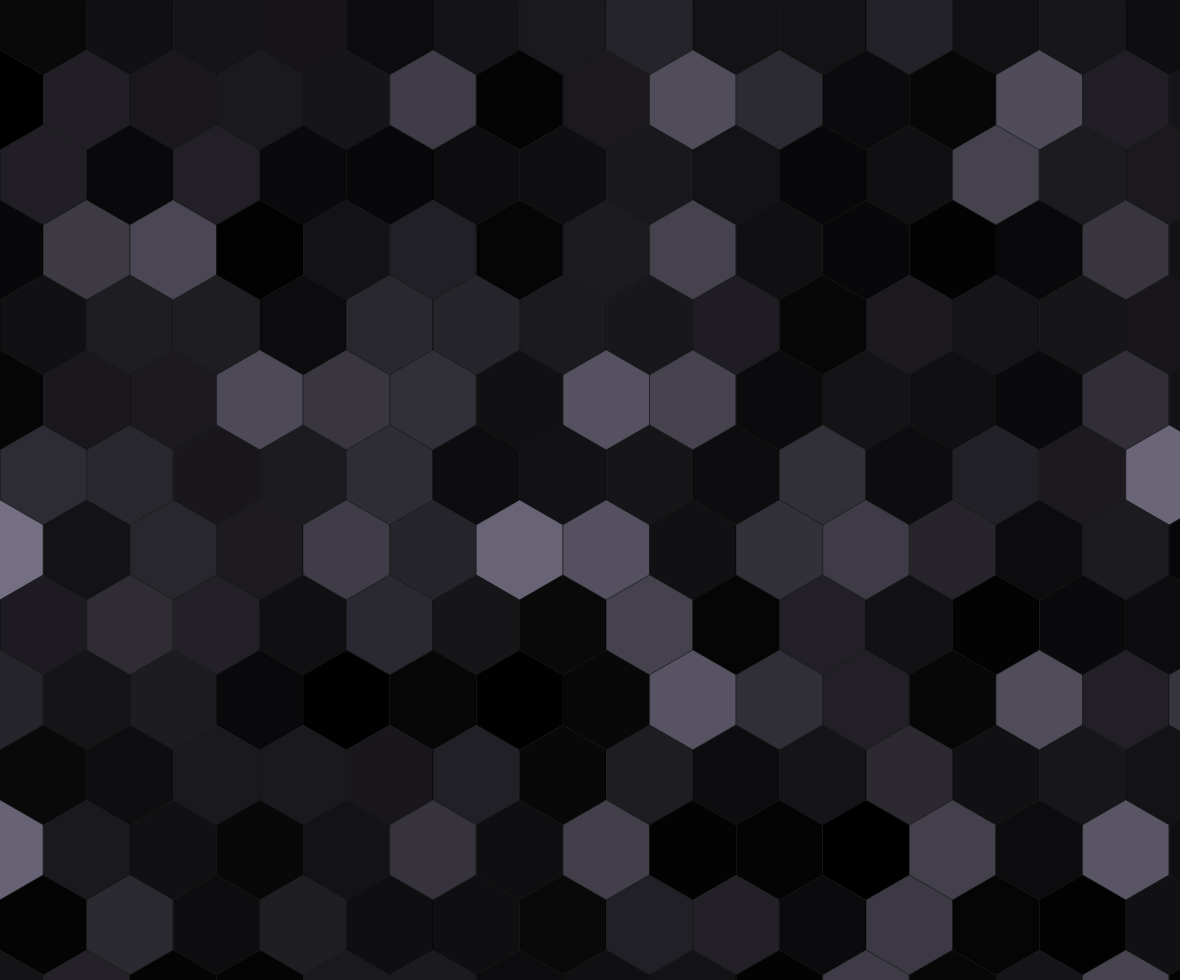
Frame 1 (no input)
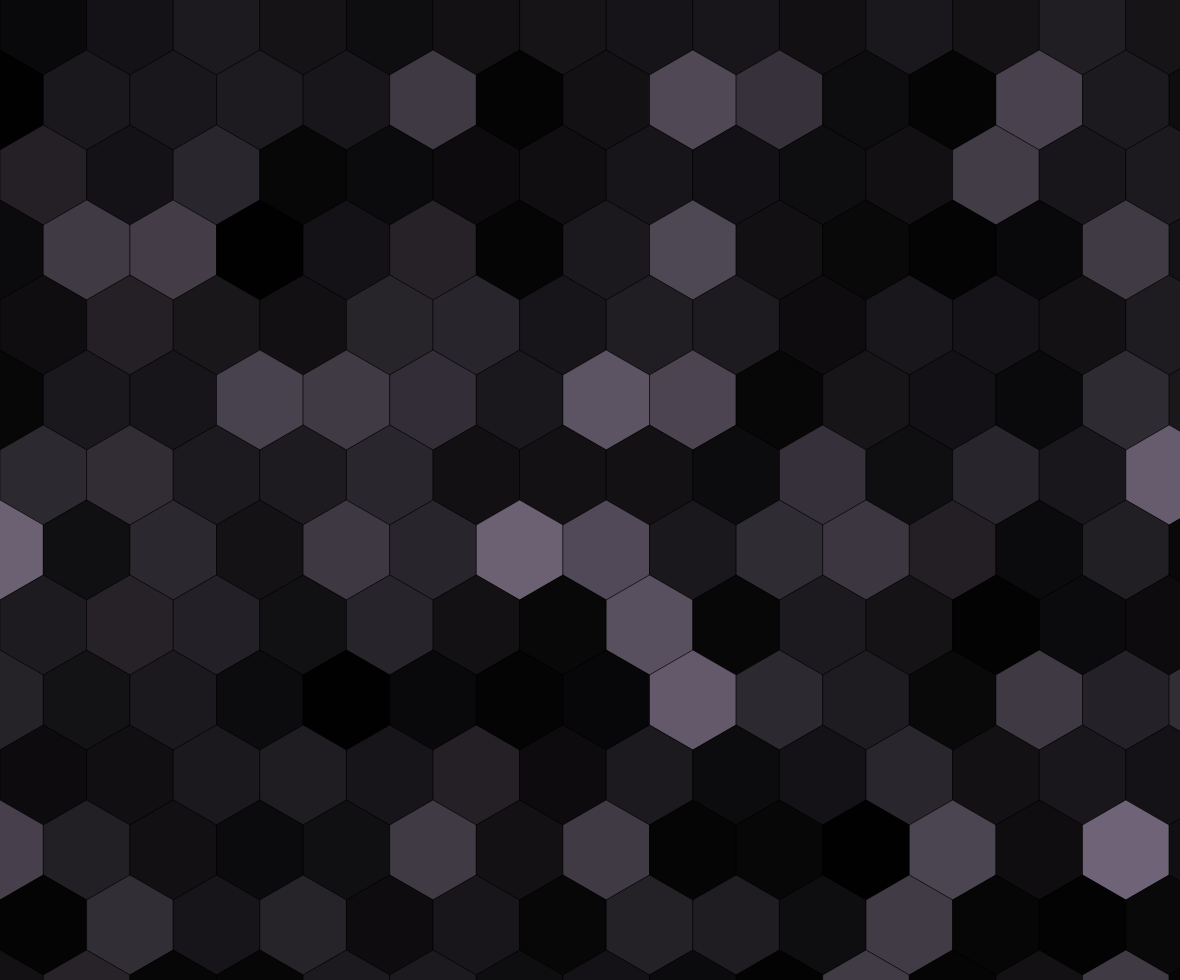
Frame 60 (no input)
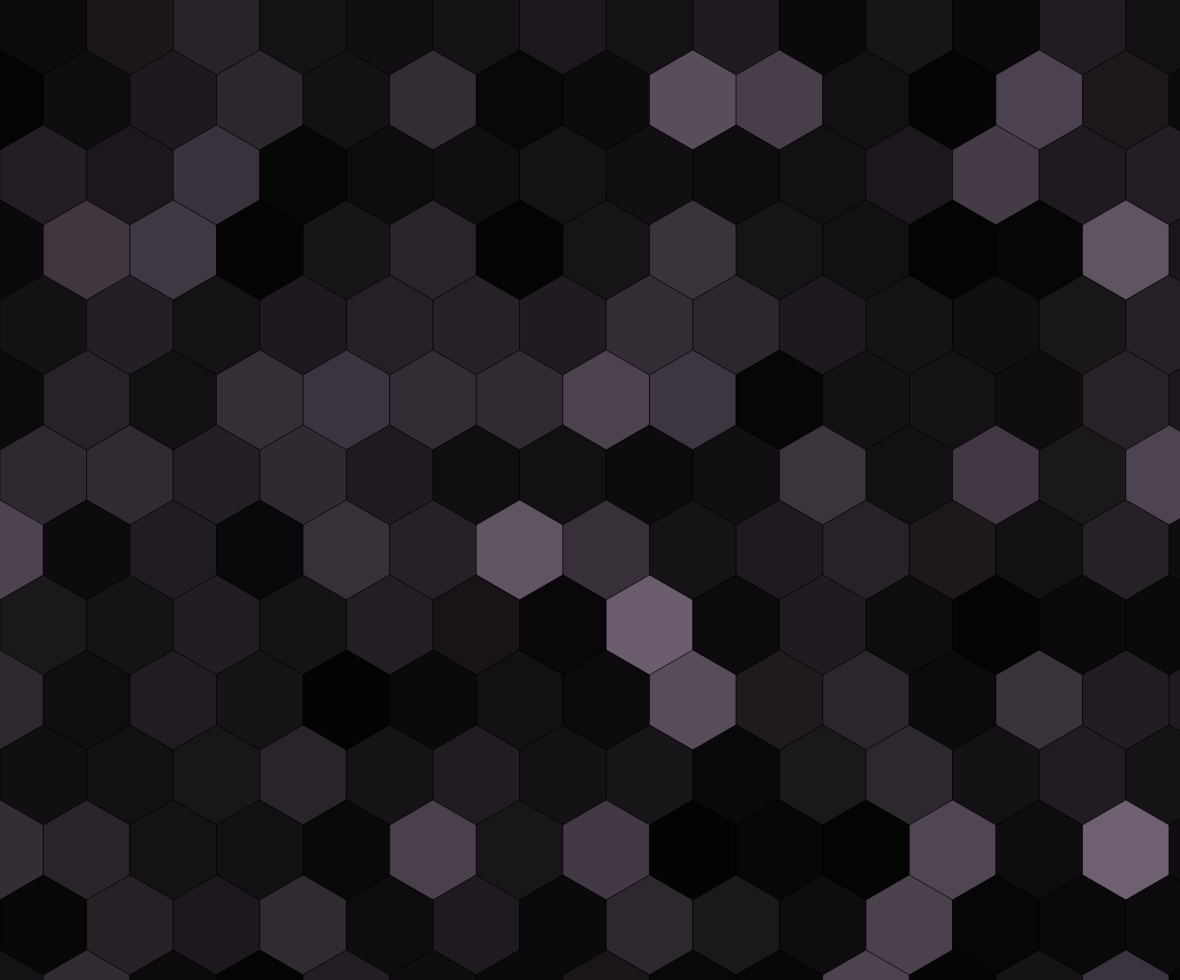
Frame 120 (the mouse pressed at the canvas centre since frame 60)

The p5.js sketch that drew these frames (run headless with seeded random() and noise() and a simulated clock; from frame 60 on, the mouse is pressed at the canvas centre):

// p5.js sketch
// ── sketch.js
// I'll refactor this later...

let zoff = 0;
let h = 0;
let hex;
let scl = 0.02;
let hexSize = 50;
let dis;

function setup() {
    createCanvas(windowWidth - 20, windowHeight - 20);

    colorMode(HSB, 256);

    h = random(256);
    stroke(0);
    strokeWeight(0.5);
    
    dis = hexSize * sin(PI / 3) * 2;
    
    hex = [];
    
    for (let a = 0; a < TWO_PI; a += TWO_PI / 6) {
        let x = sin(a);
        let y = cos(a);
        hex.push(createVector(x,y));
    }
}

function drawHex(x, y, r) {
    beginShape();
    for (let i = 0; i < hex.length; i += 1) {
        vertex(x + hex[i].x * r, y + hex[i].y * r);
    }
    endShape(CLOSE);
}

function draw() {

    let row = 0;
    for (let y = -hexSize; y <= height + hexSize; y += hexSize * 1.5) {
        for (let x = (row % 2) ? -dis / 2 : -dis; x <= width + hexSize; x += dis) {
            let n = noise(x * scl, y * scl, zoff);
            n = pow(n, 3);
            fill(h % 256, 40, n * 256);
            drawHex(x, y, hexSize);
        }
        row += 1;
    }
    h += 0.2;
    zoff += 0.002;
}
